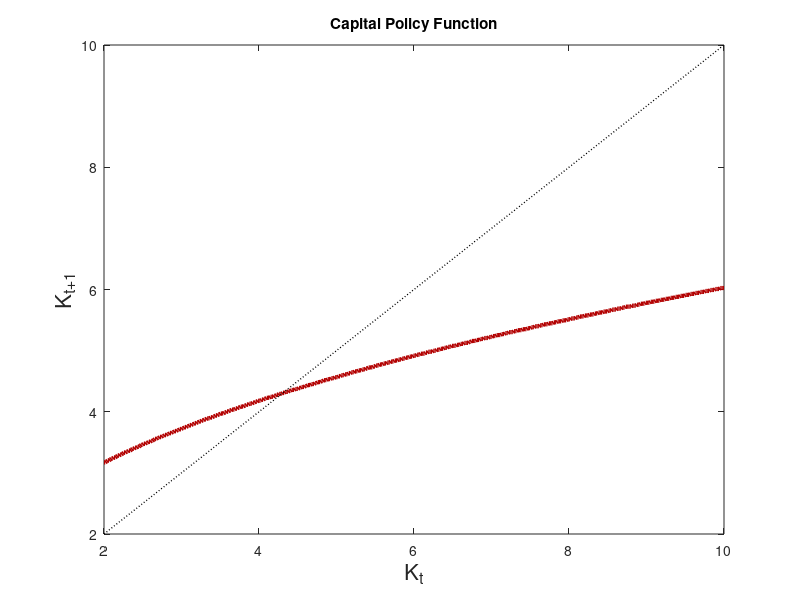

The MATLAB source for this figure: (Note: this script raises an error after producing the figure.)
%%% VALUE FUNCTION ITERATION STEPS

% DETERMINISTIC MODEL

% Equations:
% V(k) = max_{c,k} ln(c) + beta*V(k')
% where
% c + k' = theta* k^(alpha) + (1-delta)*k
% c>=0 and k'>=0
% SOLUTION METHOD: VALUE FUNCTION ITERATION 

clear; clc;

%% Define Preliminaries

% Parameters
alpha = 0.40;   % Capital Share in Production Function
beta  = 0.60;   % Discount Factor
delta = 1;      % Depreciation Rate
theta = 10;    % Productivity factor  

% Utility Function 
u = @(ct) log(ct);

% Production Function 
F = @(kt) theta * kt^(alpha);

% Define the Steady State
k_ss =  ((theta* alpha)/((1/beta) - (1-delta)))^(1/(1-alpha));          % Steady State Capital Stock
y_ss = F(k_ss);                                                         % Steady State Output
c_ss = y_ss - delta*k_ss;                                               % Steady State Consumption

%% Define the Grid for the Endogenous State Variable: Capital

nk = 500;                               % Number of Grid Points
kmin = 2; kmax = 10;                  % Bounds for Grid
kg = kmin:(kmax-kmin)/(nk-1):kmax;    % Equally Spaced Grid for Capital

%% Build the 2-Dimensional Contemporaneous Utility Grid

% Within it, ensure that capital and consumption never go negative

Ut = zeros(nk,nk);

for ii = 1:nk       % Loop Over Capital Today
    for jj = 1:nk   % Loop Over Capital Tomorrow
        k  = kg(ii);
        kp = kg(jj);
        % Solve for Consumption at Each Point
        c = F(k) + (1-delta)*k - kp;
        if (kp < 0)||(c < 0)   
            % If Tomorrow's Capital Stock or Today's Consumption is Negative
            Ut(ii,jj) = -9999999999; 
            % Numerical Trick to ensure that the Value Function is never 
            % optimised at these points
        else
            Ut(ii,jj) = u(c);
        end
    end
end

%% Define an Initial Guess for the Value Function
V0 = ones(nk,1);    % nk x 1 vector of initial guess
V1 = zeros(nk,1);   % nk x 1 vector for optimal value function for given position on capital grid
V2 = zeros (nk,1);  % nk X 1 vector for optimal value function for given position on capital grid
V3 = zeros (nk,1);  % nk X 1 vector for optimal value function for given position on capital grid
V4 = zeros (nk,1);  % nk X 1 vector for optimal value function for given position on capital grid
V5 = zeros (nk,1);  % nk X 1 vector for optimal value function for given position on capital grid
V6 = zeros (nk,1);  % nk X 1 vector for optimal value function for given position on capital grid
V7 = zeros (nk,1);  % nk X 1 vector for optimal value function for given position on capital grid
V8 = zeros (nk,1);  % nk X 1 vector for optimal value function for given position on capital grid
V9 = zeros (nk,1);  % nk X 1 vector for optimal value function for given position on capital grid
V10 = zeros (nk,1); % nk X 1 vector for optimal value function for given position on capital grid
Objgrid = zeros(nk,nk);  % nk x nk matrix where rows denote today's capital and columns tomorrow's

% Value Function Iteration
tol  = 0.00001;
err  = 2;
iter = 0;

 for ii = 1:nk          % Loop over today's capital stock
        for jj = 1:nk   % Loop over tomorrow's capital stock
            Objgrid(ii,jj) = Ut(ii,jj) + beta*V0(jj);
        end
        [V1(ii,1),PF(ii,1)] = max(Objgrid(ii,:));
 end
 
 for ii = 1:nk          % Loop over today's capital stock
        for jj = 1:nk   % Loop over tomorrow's capital stock
            Objgrid(ii,jj) = Ut(ii,jj) + beta*V1(jj);
        end
        [V2(ii,1),PF(ii,1)] = max(Objgrid(ii,:));
 end
 
for ii = 1:nk          % Loop over today's capital stock
        for jj = 1:nk  % Loop over tomorrow's capital stock
            Objgrid(ii,jj) = Ut(ii,jj) + beta*V2(jj);
        end
        [V3(ii,1),PF(ii,1)] = max(Objgrid(ii,:));
end 
 
for ii = 1:nk          % Loop over today's capital stock
        for jj = 1:nk  % Loop over tomorrow's capital stock
            Objgrid(ii,jj) = Ut(ii,jj) + beta*V3(jj);
        end
        [V4(ii,1),PF(ii,1)] = max(Objgrid(ii,:));
end  
 
for ii = 1:nk          % Loop over today's capital stock
        for jj = 1:nk  % Loop over tomorrow's capital stock
            Objgrid(ii,jj) = Ut(ii,jj) + beta*V4(jj);
        end
        [V5(ii,1),PF(ii,1)] = max(Objgrid(ii,:));
end  
 
for ii = 1:nk          % Loop over today's capital stock
        for jj = 1:nk  % Loop over tomorrow's capital stock
            Objgrid(ii,jj) = Ut(ii,jj) + beta*V5(jj);
        end
        [V6(ii,1),PF(ii,1)] = max(Objgrid(ii,:));
end 

 for ii = 1:nk          % Loop over today's capital stock
        for jj = 1:nk   % Loop over tomorrow's capital stock
            Objgrid(ii,jj) = Ut(ii,jj) + beta*V6(jj);
        end
        [V7(ii,1),PF(ii,1)] = max(Objgrid(ii,:));
 end 
 
 for ii = 1:nk          % Loop over today's capital stock
        for jj = 1:nk   % Loop over tomorrow's capital stock
            Objgrid(ii,jj) = Ut(ii,jj) + beta*V7(jj);
        end
        [V8(ii,1),PF(ii,1)] = max(Objgrid(ii,:));
 end 
 
 for ii = 1:nk          % Loop over today's capital stock
        for jj = 1:nk   % Loop over tomorrow's capital stock
            Objgrid(ii,jj) = Ut(ii,jj) + beta*V8(jj);
        end
        [V9(ii,1),PF(ii,1)] = max(Objgrid(ii,:));
 end 

  for ii = 1:nk          % Loop over today's capital stock
        for jj = 1:nk    % Loop over tomorrow's capital stock
            Objgrid(ii,jj) = Ut(ii,jj) + beta*V9(jj);
        end
        [V10(ii,1),PF(ii,1)] = max(Objgrid(ii,:));
  end 
 
%% Build Policy Function for Consumption
CF = zeros(size(PF));

for j = 1:nk
	k  = kg(j);         % Capital Today
    kp = kg(PF(j,1));   % Capital Tomorrow
    
    % Solve for Consumption
    CF(j,1) = F(k) + (1-delta)*k - kp;
end


%% Plot the Policy Function for Capital
fig1 = figure('units','normalized','outerposition',[0 0 0.8 4])
    set(fig1,'Color','white','numbertitle','off','name','Policy Function - Capital')
    plot(kg,kg(PF(:,1)),'k','LineWidth',3, 'Color', [0.7 0 0])
    hold on
    plot(kg,kg,'k:','LineWidth',1)
    hold off
    xlabel('K_{t}','FontSize',16)
    ylabel('K_{t+1}','FontSize',16)
    title('Capital Policy Function')
    legend('Policy Function','45-degree Ray','FontSize','Orientation','Vertical','Location','SouthEast')
    
%% Plot the Policy Function for Consumption
fig2 = figure('units','normalized','outerposition',[0 0 0.8 4])
    set(fig2,'Color','white','numbertitle','off','name','Policy Function - Consumption')
    plot(kg,CF,'C','LineWidth',3, 'Color', [0 0 0.7])
    xlabel('K_{t}','FontSize',16)
    ylabel('Consumption','FontSize',16)
    title('Consumption Policy Function')
    legend('Policy Function','FontSize','Orientation','Vertical','Location','SouthEast') 
  
%% Plot the Value Function
fig3 = figure('units','normalized','outerposition',[0 0 0.8 4])
    set(fig3,'Color','white','numbertitle','off','name','Policy Function - Consumption')
    plot(kg,V1,'C','LineWidth',3, 'Color', [0 0.7 0])
    hold on
    plot(kg,V2,'C','LineWidth',3, 'Color', [0 0.7 0])
    hold on
    plot(kg,V3,'C','LineWidth',3, 'Color', [0 0.7 0])
    hold on
    plot(kg,V4,'C','LineWidth',3, 'Color', [0 0.7 0])
    hold on
    plot(kg,V5,'C','LineWidth',3, 'Color', [0 0.7 0])
    hold on
    plot(kg,V6,'C','LineWidth',3, 'Color', [0 0.7 0])
    hold on
    plot(kg,V7,'C','LineWidth',3, 'Color', [0 0.7 0])
    hold on
    plot(kg,V8,'C','LineWidth',3, 'Color', [0 0.7 0])
    hold on
    plot(kg,V9,'C','LineWidth',3, 'Color', [0 0.7 0])
    hold on
    plot(kg,V10,'C','LineWidth',3, 'Color', [0 0.7 0])
    hold off
    xlabel('K_{t}','FontSize',16)
    ylabel('Value Function','FontSize',16)
    title('Value Function')
    legend('Value Function','Orientation','Vertical','Location','SouthEast')

        
    
